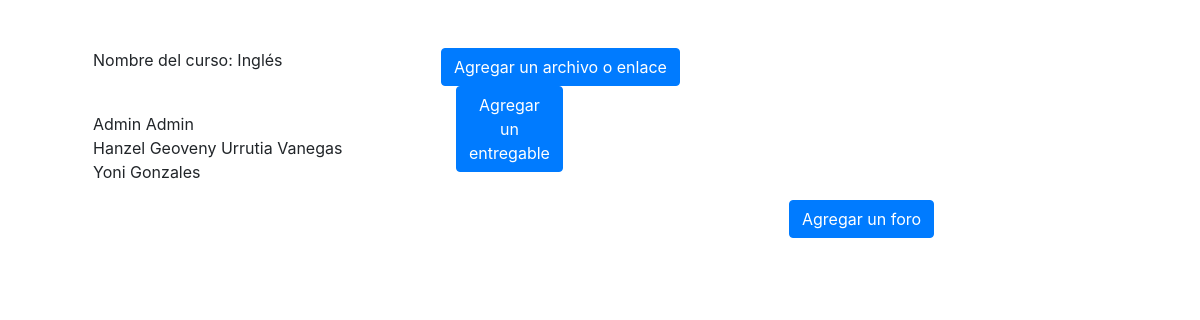
/curso/8, run on an earlier commit of the app's database.
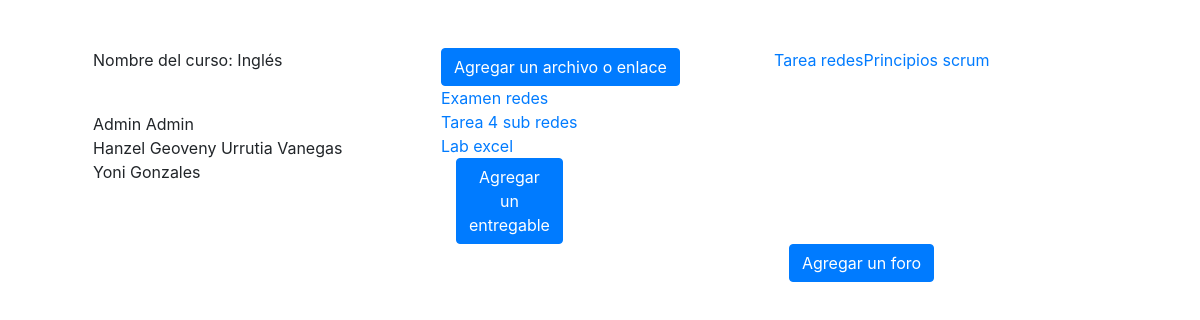
And on a later commit of the database.
### PortAll50/models.py (models this page shows, shortened)
class Material(models.Model):
    nombre_material = models.CharField(max_length=60)
    archivo = models.FileField(upload_to='materiales/', blank=True) #ver video axel
    enlace = models.URLField(null=True) #investigar
    curso = models.ForeignKey(Curso, on_delete=CASCADE, related_name="materiales")
    class Meta:
        verbose_name_plural = "Material"

class Entregable(models.Model):
    nombre_entregable = models.CharField(max_length=30)
    archivo = models.FileField(upload_to='entregables/', blank=True) #ver video axel
    comentario = models.CharField(max_length=100)
    tiempo_disp_hasta = models.DateTimeField(null=True)
    ESTADO_ENTREGA = [("1", "Mostrar"), ("2", "Recibida")]
    estado_entrega = models.CharField(choices=ESTADO_ENTREGA, max_length=1, default="1")
    curso = models.ForeignKey(Curso, on_delete=CASCADE, related_name="entregables")
    nota = models.DecimalField(decimal_places=2, max_digits=5, null=True)
    class Meta:
        verbose_name_plural = "Entregable"

### PortAll50/views.py (the view)
# urls.py: path("curso/<int:id_curso>", views.curso, name="curso"),
def curso(request, id_curso):
    curso = Curso.objects.get(id=id_curso)
    materiales = Material.objects.filter(curso= curso)
    entregables = Entregable.objects.filter(curso=curso)
    foros = Foro.objects.filter(curso=curso)
    context = {
        "curso": curso,
        "materiales": materiales,
        "entregables": entregables,
        "foros": foros
    }
    return render(request, "PortAll50/curso.html", context)

### PortAll50/templates/portall50/curso.html (shortened to what this page needs)
{% extends 'base.html' %}
{% load bootstrap4 %}
{% load static %}
{% block main %}
    <div class="container">
        <div class="row">
            <div class="col-lg-4">
                <p>Nombre del curso: {{curso.nombre_curso}}</p>
                {% for participante in curso.cuentas.all %}
                <br>
                    {{participante.first_name}} {{participante.last_name}}
                {% endfor %}
            </div>
            <div class="col-lg-4">
                <button type="button" class="btn btn-primary" data-toggle="modal" data-target="#exampleModal">
                    Agregar un archivo o enlace
                </button>
                <br>
            </div>
            {% for material in materiales %}
                    <a target="_blank" href="{{material.archivo.url}}">{{material.nombre_material}}</a>
                    <br>
                {% endfor %}
            <div class="col-lg-4">
                <button type="button" class="btn btn-primary" data-toggle="modal" data-target="#agregarEntregable">
                    Agregar un entregable
                </button>
                <br>
            </div>
        </div>
    </div>
    {% for entregable in entregables %}
                    <a href="{% url 'entregable' entregable.id %}">{{entregable.nombre_entregable}}</a>
                    <br>
                {% endfor %}
    <div class="container">
        <div class="row">
            <div class="col-lg-4">
            </div>
            <div class="col-lg-4">
            </div>
            <div class="col-lg-4">
                <button type="button" class="btn btn-primary" data-toggle="modal" data-target="#agregarForo">
                    Agregar un foro
                </button>
                <br>
            </div>
        </div>
    </div>
{% endblock %}

What changed in the data, as far as the page shows it:
added Material: nombre_material "Examen redes"
added Material: nombre_material "Tarea 4 sub redes"
added Material: nombre_material "Lab excel"
added Entregable: nombre_entregable "Tarea redes"
added Entregable: nombre_entregable "Principios scrum"
